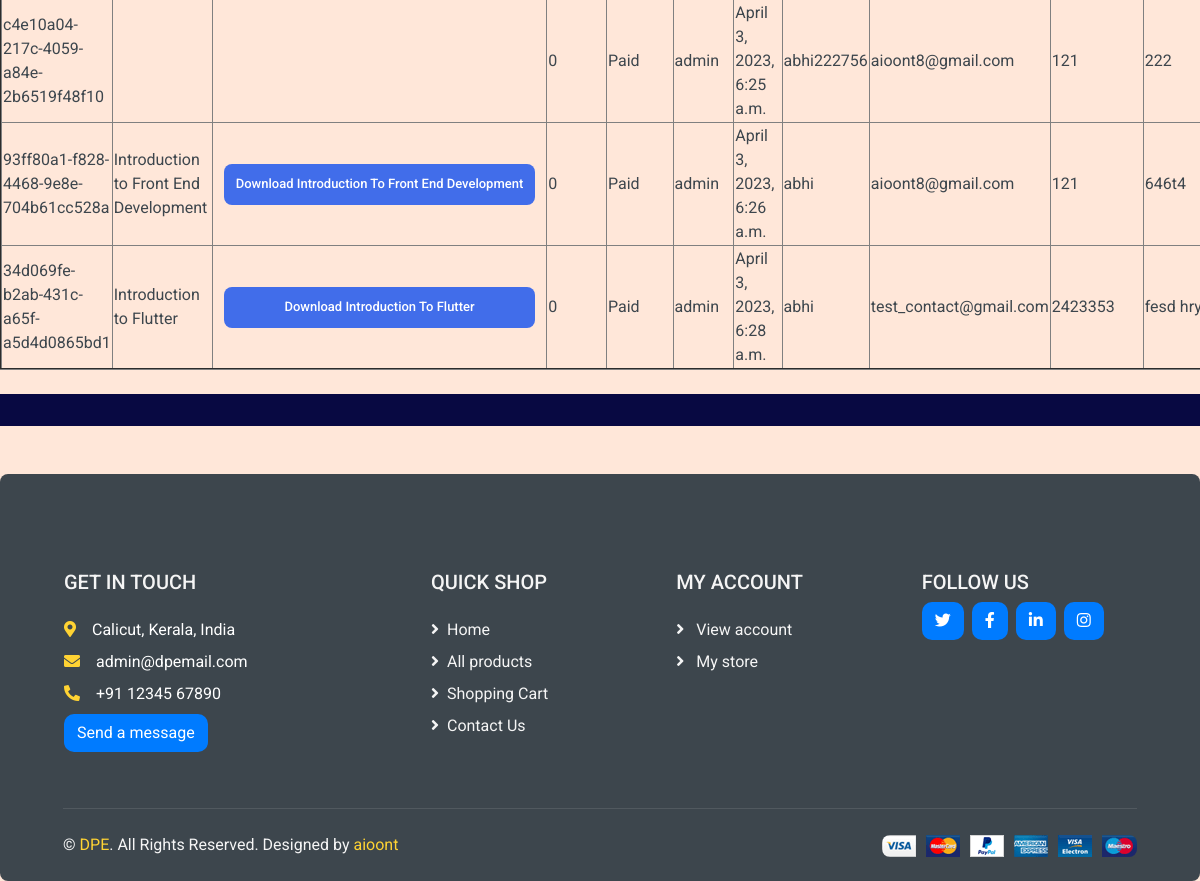
/myaccount/ (signed in, lower part), run on an earlier commit of the app's database.
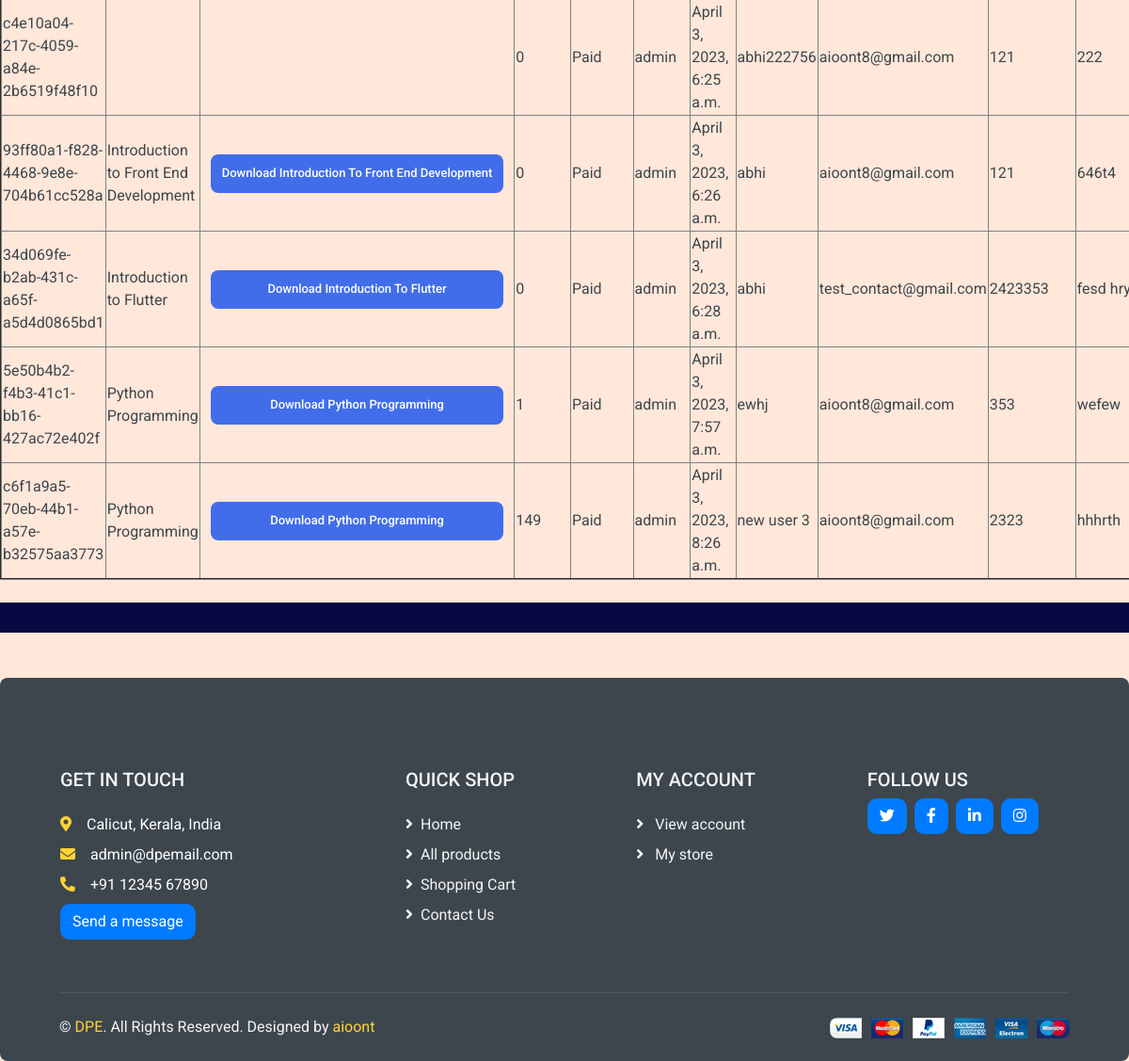
And on a later commit of the database.
### store/models.py (models this page shows, shortened)
class Order(models.Model):
    full_name = models.CharField(max_length=50, null=True)
    email = models.EmailField(max_length=50)
    mobile = models.CharField(max_length=15, null=True, blank=True)
    address = models.TextField(blank=True)
    paid_amount = models.IntegerField(blank=True, null=True)
    is_paid = models.BooleanField(default=False)
    order_id = models.CharField(max_length=255)
    payment_intent = models.CharField(max_length=255, null=True)
    created_by = models.ForeignKey(User, related_name='orders', on_delete=models.SET_NULL, null=True)
    created_at = models.DateTimeField(auto_now_add=True)

class OrderItem(models.Model):
    order = models.ForeignKey(Order, related_name='items', on_delete=models.CASCADE)
    product = models.ForeignKey(Product, related_name='items', on_delete=models.CASCADE)
    price = models.IntegerField()
    quantity = models.IntegerField(default=1)
    is_admin_paid_to_vendor = models.BooleanField(default=False, null=True)

class Product(models.Model):
    DRAFT = 'draft'
    WAITING_APPROVAL = 'waitingapproval'
    ACTIVE = 'active'
    DELETEED = 'deleted'
    STATUS_CHOICES = (
        (DRAFT, 'Draft'),
        (WAITING_APPROVAL, 'waitingapproval'),
        (ACTIVE, 'active'),
        (DELETEED,  'deleted')
    )
    user = models.ForeignKey(User, related_name='products', on_delete=models.CASCADE)  #vendor who added product
    category = models.ForeignKey(Category, related_name='products', on_delete=models.CASCADE)
    title = models.CharField(max_length=50)
    digital_product = models.FileField(upload_to='uploads/digital_product/')
    image = models.ImageField(upload_to='uploads/product_images/', null=True)
    video = models.FileField(upload_to='uploads/videos/', null=True)
    slug = models.SlugField(max_length=50)
    description = models.TextField(blank=True)
    price = models.IntegerField()
    discount_price = models.IntegerField(blank=True, null=True) #video_url = models.URLField()  URLField stores a string representing the URL of the video.  <iframe width="560" height="315" src="{{ product.video_url }}" frameborder="0" allowfullscreen></iframe>
    quantity = models.IntegerField(blank=True, null=True)
    sold = models.IntegerField(blank=True, null=True,default=0)
    rating = models.IntegerField(default=0)
    created_at = models.DateTimeField(auto_now_add=True)
    updated_at = models.DateTimeField(auto_now=True)
    status = models.CharField(max_length=20, choices=STATUS_CHOICES, default=ACTIVE)
    class Meta:
        ordering = ('-created_at',)

### userprofile/models.py (models this page shows)
class CustomUser(AbstractUser):
    username = None
    email = models.EmailField(_('email address'), unique=True)
    mobile = models.CharField(max_length=15, null=True, blank= True)
    is_vendor = models.BooleanField(default=False)
    USERNAME_FIELD = 'email'
    REQUIRED_FIELDS = ['mobile']
    objects = CustomUserManager()
    def __str__(self):
        return self.first_name

### userprofile/views.py (the view)
# urls.py: path('myaccount/', views.myaccount, name='myaccount'),
@login_required
def myaccount(request):
    user = request.user
    orders = Order.objects.filter(created_by=user)
    order_items = []
    for order in orders:
        items = OrderItem.objects.filter(order=order)
        for item in items:
            order_items.append({
                'product_name': item.product.title,
                'price': item.product.discount_price,
                'paid_amount': order.paid_amount,
                'is_paid': order.is_paid,
            })
    context = {
        'email': user.email,
        'mobile': user.mobile,
        'orders': orders,
        'order_items': order_items,
    }
    return render(request, 'myaccount.html', context)

### store/cart.py (called while the page is built)
    def __len__(self):
        return sum(item['quantity'] for item in self.cart.values())

### store/context_processors.py (called while the page is built)
def cart(request):  # to make cart globally available context_processord.py used
    return {'cart': Cart(request)}

### store/templatetags/menu.py (called while the page is built)
@register.inclusion_tag('menu.html')
def menu():
    categories = Category.objects.all()
    return {'categories':categories}

### userprofile/templates/myaccount.html (shortened to what this page needs)
{% extends 'base.html' %}
{% block content %}
<head>
</head>
<body style="width:100% !important;">
{% if orders %}
    <table class="text-dark mb-4" border="2px solid black">
        <tbody>
            {% for order in orders %}
            <tr>
                <td>{{ order.order_id }}</td>
                <td>
                    {% for item in order.items.all %}
                    {{ item.product.title }}
                    {% endfor %}
                </td>
                <td class="download-column">
                    {% for item in order.items.all %}
                        {% if item.product.digital_product %}
                            <a href="{{ item.product.digital_product.url }}" class='button -blue center' download>Download {{ item.product.title }}</a>
                        {% endif %}
                    {% endfor %}
                </td>
                <td>{{ order.paid_amount }}</td>
                <td>{% if order.is_paid %}Paid{% else %}Not Paid{% endif %}</td>
                <td>{{ order.created_by }}</td>
                <td>{{ order.created_at }}</td>
                <td>{{ order.full_name }}</td>
                <td>{{ order.email }}</td>
                <td>{{ order.mobile }}</td>
                <td>{{ order.address }}</td>
            </tr>
            {% endfor %}
        </tbody>
    </table>
{% else %}
    <p>No products have been ordered yet.</p>
{% endif %}
</body>
{% endblock %}

What changed in the data, as far as the page shows it:
added Order: order_id "5e50b4b2-f4b3-41c1-bb16-427ac72e402f", paid_amount "1", is_paid "Paid", created_by "admin", created_at "April 3, 2023, 7:57 a.m.", full_name "ewhj", email "aioont8@gmail.com", mobile "353", address "wefew"
added OrderItem: product "Python Programming"
added Order: order_id "c6f1a9a5-70eb-44b1-a57e-b32575aa3773", paid_amount "149", is_paid "Paid", created_by "admin", created_at "April 3, 2023, 8:26 a.m.", full_name "new user 3", email "aioont8@gmail.com", mobile "2323", address "hhhrth"
added OrderItem: product "Python Programming"
